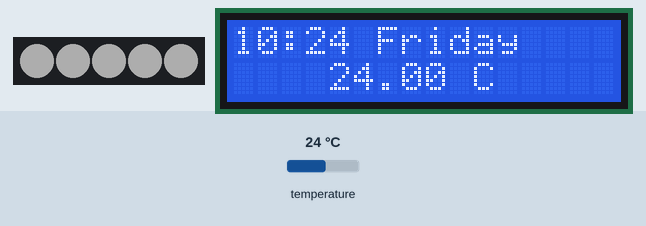
Simulated run of this sketch. Board: Arduino Uno, built with avr-gcc and run on an emulated ATmega328P. Parts: 5 RGB LEDs in strip order, left to right, 16×2 character LCD. The test bench sets the inputs (shaded band); at power-on: temperature 24 °C. Dim RGB values are drawn brighter than linear; the local clock reads 2024-03-15 10:24:30 at power-on unless the sketch sets it; what the sketch prints to the serial monitor is not drawn.

Above: at 3.6 s.
At 14.8 s:
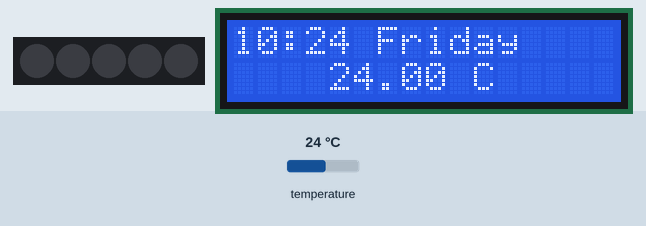
14.9 s: temperature set to 19 °C
At 19.9 s:
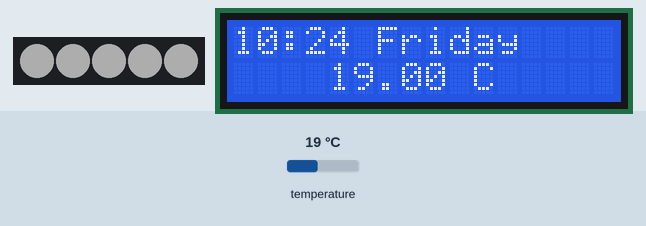
At 23.66 s:
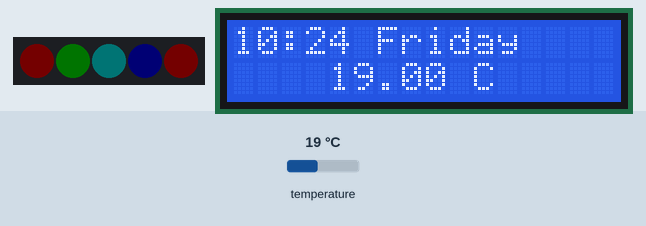
Timing chart, 0 to 26.7 s (numbered marks = the images above; inputs shaded):
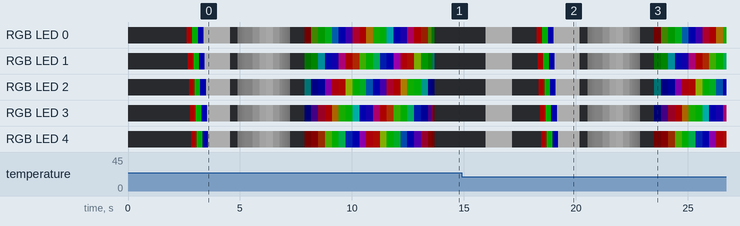

The sketch:

ds3231_LED_LCD.ino
```cpp
/*
  Autor: Edgar Cano
  Rev: 10/04/2024
*/
#include "RTClib.h"
#include <Wire.h>
#include <LiquidCrystal_I2C.h>
#include <Adafruit_NeoPixel.h>
#define LED_PIN    12
#define LED_COUNT  5
#define BRIGHTNESS 50


Adafruit_NeoPixel strip(LED_COUNT, LED_PIN, NEO_GRBW + NEO_KHZ800);
RTC_DS3231 rtc;
LiquidCrystal_I2C lcd(0x27,16,2);

char daysOfTheWeek[7][12] = {"Sunday", "Monday", "Tuesday", "Wednesday", "Thursday", "Friday", "Saturday"};

void setup () {
  Serial.begin(9600);
  strip.begin();
  strip.show();
  strip.setBrightness(BRIGHTNESS);

  if (! rtc.begin()) {
    Serial.println("No encuentro el RTC");
    Serial.flush();
    abort();
  }
  if (rtc.lostPower()) {
    Serial.println("RTC se perdio la alimnetación, pongamos la hora y fecha!");
    rtc.adjust(DateTime(F(__DATE__), F(__TIME__)));
  }
  lcd.init();
  lcd.backlight();
  lcd.setCursor(0,0);
  lcd.print(" Test Integration");
  lcd.setCursor(1,1);
  lcd.print(" By Edgar-Cano!");
  delay(2000);
}

void loop () {
    DateTime now = rtc.now();
    Serial.print(now.year(), DEC);
    Serial.print('/');
    Serial.print(now.month(), DEC);
    Serial.print('/');
    Serial.print(now.day(), DEC);
    Serial.print(" (");
    Serial.print(daysOfTheWeek[now.dayOfTheWeek()]);
    Serial.print(") ");
    Serial.print(now.hour(), DEC);
    Serial.print(':');
    Serial.print(now.minute(), DEC);
    Serial.print(':');
    Serial.print(now.second(), DEC);
    Serial.println();
    Serial.print("Temperature: ");
    Serial.print(rtc.getTemperature());
    Serial.println(" C");
    Serial.println();
    lcd.clear();
    lcd.setCursor(0,0);
    lcd.print(now.hour(), DEC);
    lcd.setCursor(2,0);
    lcd.print(':');
    lcd.setCursor(3,0);
    lcd.print(now.minute(), DEC);
    lcd.setCursor(6,0);
    lcd.print(daysOfTheWeek[now.dayOfTheWeek()]);
    lcd.setCursor(4,1);
    lcd.print(rtc.getTemperature());
    lcd.print(" C");
    delay(500);

  colorWipe(strip.Color(255,   0,   0)     , 50); // Red
  colorWipe(strip.Color(  0, 255,   0)     , 50); // Green
  colorWipe(strip.Color(  0,   0, 255)     , 50); // Blue
  colorWipe(strip.Color(  0,   0,   0, 255), 50);
  whiteOverRainbow(75, 5);
  pulseWhite(5);
  rainbowFade2White(3, 3, 1);

}

void colorWipe(uint32_t color, int wait) {
  for(int i=0; i<strip.numPixels(); i++) { // For each pixel in strip...
    strip.setPixelColor(i, color);         //  Set pixel's color (in RAM)
    strip.show();                          //  Update strip to match
    delay(wait);                           //  Pause for a moment
  }
}
void whiteOverRainbow(int whiteSpeed, int whiteLength) {

  if(whiteLength >= strip.numPixels()) whiteLength = strip.numPixels() - 1;
  int      head          = whiteLength - 1;
  int      tail          = 0;
  int      loops         = 3;
  int      loopNum       = 0;
  uint32_t lastTime      = millis();
  uint32_t firstPixelHue = 0;
  for(;;) { // Repeat forever (or until a 'break' or 'return')
    for(int i=0; i<strip.numPixels(); i++) {  // For each pixel in strip...
      if(((i >= tail) && (i <= head)) ||      //  If between head & tail...
         ((tail > head) && ((i >= tail) || (i <= head)))) {
        strip.setPixelColor(i, strip.Color(0, 0, 0, 255)); // Set white
      } else {                                             // else set rainbow
        int pixelHue = firstPixelHue + (i * 65536L / strip.numPixels());
        strip.setPixelColor(i, strip.gamma32(strip.ColorHSV(pixelHue)));
      }
    }
    strip.show(); // Update strip with new contents
    // There's no delay here, it just runs full-tilt until the timer and
    // counter combination below runs out.
    firstPixelHue += 40; // Advance just a little along the color wheel

    if((millis() - lastTime) > whiteSpeed) { // Time to update head/tail?
      if(++head >= strip.numPixels()) {      // Advance head, wrap around
        head = 0;
        if(++loopNum >= loops) return;
      }
      if(++tail >= strip.numPixels()) {      // Advance tail, wrap around
        tail = 0;
      }
      lastTime = millis();                   // Save time of last movement
    }
  }
}
void pulseWhite(uint8_t wait) {
  for(int j=0; j<256; j++) { // Ramp up from 0 to 255
    // Fill entire strip with white at gamma-corrected brightness level 'j':
    strip.fill(strip.Color(0, 0, 0, strip.gamma8(j)));
    strip.show();
    delay(wait);
  }
  for(int j=255; j>=0; j--) { // Ramp down from 255 to 0
    strip.fill(strip.Color(0, 0, 0, strip.gamma8(j)));
    strip.show();
    delay(wait);
  }
}
void rainbowFade2White(int wait, int rainbowLoops, int whiteLoops) {
  int fadeVal=0, fadeMax=100;
  // Hue of first pixel runs 'rainbowLoops' complete loops through the color
  // wheel. Color wheel has a range of 65536 but it's OK if we roll over, so
  // just count from 0 to rainbowLoops*65536, using steps of 256 so we
  // advance around the wheel at a decent clip.
  for(uint32_t firstPixelHue = 0; firstPixelHue < rainbowLoops*65536;
    firstPixelHue += 256) {
    for(int i=0; i<strip.numPixels(); i++) { // For each pixel in strip...

      // Offset pixel hue by an amount to make one full revolution of the
      // color wheel (range of 65536) along the length of the strip
      // (strip.numPixels() steps):
      uint32_t pixelHue = firstPixelHue + (i * 65536L / strip.numPixels());

      // strip.ColorHSV() can take 1 or 3 arguments: a hue (0 to 65535) or
      // optionally add saturation and value (brightness) (each 0 to 255).
      // Here we're using just the three-argument variant, though the
      // second value (saturation) is a constant 255.
      strip.setPixelColor(i, strip.gamma32(strip.ColorHSV(pixelHue, 255,
        255 * fadeVal / fadeMax)));
    }
    strip.show();
    delay(wait);
    if(firstPixelHue < 65536) {                              // First loop,
      if(fadeVal < fadeMax) fadeVal++;                       // fade in
    } else if(firstPixelHue >= ((rainbowLoops-1) * 65536)) { // Last loop,
      if(fadeVal > 0) fadeVal--;                             // fade out
    } else {
      fadeVal = fadeMax; // Interim loop, make sure fade is at max
    }
  }
  for(int k=0; k<whiteLoops; k++) {
    for(int j=0; j<256; j++) { // Ramp up 0 to 255
      // Fill entire strip with white at gamma-corrected brightness level 'j':
      strip.fill(strip.Color(0, 0, 0, strip.gamma8(j)));
      strip.show();
    }
    delay(1000); // Pause 1 second
    for(int j=255; j>=0; j--) { // Ramp down 255 to 0
      strip.fill(strip.Color(0, 0, 0, strip.gamma8(j)));
      strip.show();
    }
  }
  delay(500); // Pause 1/2 second
}
```

Measured:
- what the display in image 0 shows lasts 1.0 s, from 3.6 s to 4.6 s
